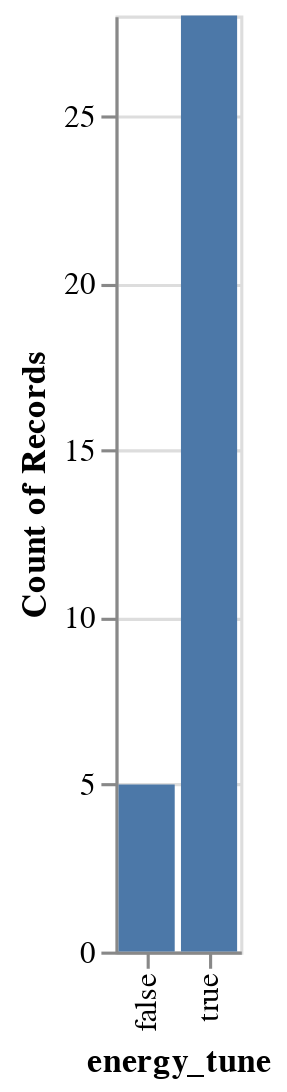

The notebook cell this image was saved under:
### Markdown cell above
###### Bar Chart 1: The Numbers of Energy Tunes

### Code cell
alt.Chart(feature_based_tracks).mark_bar().encode(
    x='energy_tune',
    y='count()'
)

### Figure 1 — Vega-Lite specification as saved in the notebook (floating-point values rounded to 4 significant figures)
{"config": {"view": {"continuousWidth": 400, "continuousHeight": 300}}, "data": {"name": "data-356e570a6e23ab3d7c5de7695208c6f1"}, "mark": "bar", "encoding": {"x": {"type": "nominal", "field": "energy_tune"}, "y": {"type": "quantitative", "aggregate": "count"}}, "$schema": "https://vega.github.io/schema/vega-lite/v4.8.1.json", "datasets": {"data-356e570a6e23ab3d7c5de7695208c6f1": [{"artist": "Various Artists", "album": "It's Always Sunny In Philadelphia (Music from the Original FX Series)", "track_name": "Off Broadway", "track_id": "7uSWYgt3MmFjLshyRdIgPL", "danceability": 0.602, "energy": 0.668, "key": 2, "loudness": -8.71, "mode": 1, "speechiness": 0.0352, "instrumentalness": 0.876, "liveness": 0.462, "valence": 0.849, "tempo": 150.1, "duration_ms": 150635, "time_signature": 4, "playlist": "Tom&Jerry", "energy_tune": true, "pace": "Fast"}, {"artist": "Vulfpeck", "album": "Mr Finish Line", "track_name": "Tee Time", "track_id": "3XxpR8oXqq5Km5X4LlS0pi", "danceability": 0.578, "energy": 0.889, "key": 6, "loudness": -9.708, "mode": 1, "speechiness": 0.0348, "instrumentalness": 0.73, "liveness": 0.0984, "valence": 0.868, "tempo": 141.0, "duration_ms": 169004, "time_signature": 4, "playlist": "Tom&Jerry", "energy_tune": true, "pace": "Fast"}, {"artist": "Various Artists", "album": "SUPER EUROBEAT presents INITIAL D 〜D SELECTION 2〜", "track_name": "LOVE & MONEY", "track_id": "16211VKpjM4Hh3MfIlcu4s", "danceability": 0.564, "energy": 0.971, "key": 9, "loudness": -5.338, "mode": 0, "speechiness": 0.0362, "instrumentalness": 0.132, "liveness": 0.223, "valence": 0.961, "tempo": 155.4, "duration_ms": 299933, "time_signature": 4, "playlist": "Tom&Jerry", "energy_tune": true, "pace": "Fast"}, {"artist": "Various Artists", "album": "SUPER EUROBEAT presents INITIAL D〜D SELECTION 3〜", "track_name": "NIGHT & DAY", "track_id": "1tYWuxQgXJqA4L4jACzjcK", "danceability": 0.38, "energy": 0.985, "key": 1, "loudness": -5.074, "mode": 0, "speechiness": 0.0548, "instrumentalness": 5.3e-05, "liveness": 0.226, "valence": 0.871, "tempo": 75.66, "duration_ms": 311300, "time_signature": 4, "playlist": "Tom&Jerry", "energy_tune": true, "pace": "Slow"}, {"artist": "Various Artists", "album": "The Fast And The Furious: Tokyo Drift (Original Motion Picture Soundtrack)", "track_name": "Speed", "track_id": "5EbTHYIQQtNNMloPNirkKi", "danceability": 0.413, "energy": 0.912, "key": 4, "loudness": -5.092, "mode": 0, "speechiness": 0.0878, "instrumentalness": 0.0203, "liveness": 0.14, "valence": 0.497, "tempo": 165.2, "duration_ms": 168587, "time_signature": 4, "playlist": "Tom&Jerry", "energy_tune": true, "pace": "Fast"}, {"artist": "Fatboy Slim", "album": "The Greatest Hits: Why Try Harder", "track_name": "Weapon Of Choice", "track_id": "08kB9HSfrcIi83rymwgjMz", "danceability": 0.626, "energy": 0.947, "key": 8, "loudness": -4.608, "mode": 0, "speechiness": 0.057, "instrumentalness": 0.78, "liveness": 0.209, "valence": 0.959, "tempo": 196.0, "duration_ms": 219813, "time_signature": 4, "playlist": "Tom&Jerry", "energy_tune": true, "pace": "Fast"}, {"artist": "Cory Wong", "album": "The Optimist", "track_name": "Jax", "track_id": "39PRMLzu72Nz6lSOCF3bWN", "danceability": 0.781, "energy": 0.84, "key": 5, "loudness": -7.689, "mode": 1, "speechiness": 0.0578, "instrumentalness": 0.834, "liveness": 0.0505, "valence": 0.698, "tempo": 112.0, "duration_ms": 252253, "time_signature": 4, "playlist": "Tom&Jerry", "energy_tune": true, "pace": "Fast"}, {"artist": "Ricky Martin", "album": "Ricky Martin", "track_name": "Livin' la Vida Loca", "track_id": "0Ph6L4l8dYUuXFmb71Ajnd", "danceability": 0.425, "energy": 0.954, "key": 1, "loudness": -3.756, "mode": 0, "speechiness": 0.0476, "instrumentalness": 0.0, "liveness": 0.0555, "valence": 0.933, "tempo": 178.0, "duration_ms": 243160, "time_signature": 4, "playlist": "Tom&Jerry", "energy_tune": true, "pace": "Fast"}, {"artist": "A Certain Ratio", "album": "Sextet", "track_name": "Lucinda", "track_id": "7km2akG0G3Z5STqoKrHZPf", "danceability": 0.69, "energy": 0.902, "key": 2, "loudness": -6.632, "mode": 1, "speechiness": 0.0686, "instrumentalness": 0.833, "liveness": 0.0923, "valence": 0.783, "tempo": 124.9, "duration_ms": 234813, "time_signature": 4, "playlist": "Tom&Jerry", "energy_tune": true, "pace": "Fast"}, {"artist": "Kristofer Maddigan", "album": "Cuphead (Original Soundtrack)", "track_name": "Fiery Frolic", "track_id": "02h2lqTc872LnYQ7TOFMmF", "danceability": 0.607, "energy": 0.679, "key": 7, "loudness": -6.221, "mode": 0, "speechiness": 0.114, "instrumentalness": 0.659, "liveness": 0.336, "valence": 0.715, "tempo": 150.2, "duration_ms": 217627, "time_signature": 4, "playlist": "Tom&Jerry", "energy_tune": true, "pace": "Fast"}, {"artist": "Ramones", "album": "Ramones (40th Anniversary Deluxe Edition; 2016 Remaster)", "track_name": "Blitzkrieg Bop - 2016 Remaster", "track_id": "4KcH1ZRV2W1q7Flq0QqC76", "danceability": 0.385, "energy": 0.783, "key": 9, "loudness": -2.533, "mode": 1, "speechiness": 0.233, "instrumentalness": 0.47, "liveness": 0.108, "valence": 0.902, "tempo": 176.7, "duration_ms": 134467, "time_signature": 4, "playlist": "Tom&Jerry", "energy_tune": true, "pace": "Fast"}, {"artist": "Carpenter Brut", "album": "Leather Teeth", "track_name": "Hairspray Hurricane", "track_id": "2x11x3cBABgQUDNMtTxMch", "danceability": 0.38, "energy": 0.83, "key": 2, "loudness": -3.742, "mode": 1, "speechiness": 0.0533, "instrumentalness": 0.934, "liveness": 0.275, "valence": 0.102, "tempo": 92.59, "duration_ms": 331507, "time_signature": 4, "playlist": "Tom&Jerry", "energy_tune": true, "pace": "Slow"}, {"artist": "Toby Fox", "album": "UNDERTALE Soundtrack", "track_name": "MEGALOVANIA", "track_id": "2WpstnkNuH6dUnm3fVLCpU", "danceability": 0.715, "energy": 0.612, "key": 7, "loudness": -9.85, "mode": 1, "speechiness": 0.0515, "instrumentalness": 0.864, "liveness": 0.0387, "valence": 0.95, "tempo": 120.0, "duration_ms": 156000, "time_signature": 4, "playlist": "Tom&Jerry", "energy_tune": true, "pace": "Fast"}, {"artist": "Elvis Presley", "album": "From Elvis in Memphis", "track_name": "Suspicious Minds", "track_id": "1H5IfYyIIAlgDX8zguUzns", "danceability": 0.487, "energy": 0.382, "key": 7, "loudness": -10.89, "mode": 1, "speechiness": 0.0309, "instrumentalness": 4.74e-06, "liveness": 0.411, "valence": 0.714, "tempo": 116.6, "duration_ms": 261280, "time_signature": 4, "playlist": "Stitch", "energy_tune": false, "pace": "Fast"}, {"artist": "Elvis Presley", "album": "Elvis' Golden Records, Vol. 3", "track_name": "Stuck on You", "track_id": "39zODpVtRvghMyfNjZ3BVK", "danceability": 0.647, "energy": 0.513, "key": 7, "loudness": -12.37, "mode": 1, "speechiness": 0.0421, "instrumentalness": 8.64e-06, "liveness": 0.108, "valence": 0.955, "tempo": 131.6, "duration_ms": 139640, "time_signature": 4, "playlist": "Stitch", "energy_tune": true, "pace": "Fast"}, {"artist": "Elvis Presley", "album": "Elvis' Golden Records", "track_name": "Hound Dog", "track_id": "64Ny7djQ6rNJspquof2KoX", "danceability": 0.494, "energy": 0.756, "key": 0, "loudness": -8.492, "mode": 1, "speechiness": 0.0499, "instrumentalness": 0.00505, "liveness": 0.76, "valence": 0.949, "tempo": 86.89, "duration_ms": 136027, "time_signature": 4, "playlist": "Stitch", "energy_tune": true, "pace": "Slow"}, {"artist": "Elvis Presley", "album": "Elvis 30 #1 Hits", "track_name": "(You're The) Devil in Disguise", "track_id": "0D1pEisM3QkiacGXJe5dmd", "danceability": 0.481, "energy": 0.733, "key": 5, "loudness": -7.633, "mode": 1, "speechiness": 0.165, "instrumentalness": 1.18e-05, "liveness": 0.108, "valence": 0.874, "tempo": 122.9, "duration_ms": 140427, "time_signature": 4, "playlist": "Stitch", "energy_tune": true, "pace": "Fast"}, {"artist": "Various Artists", "album": "Lilo & Stitch", "track_name": "He Mele No Lilo", "track_id": "3G9ZnSjGYyHx7e221v0qse", "danceability": 0.73, "energy": 0.331, "key": 2, "loudness": -12.43, "mode": 1, "speechiness": 0.0429, "instrumentalness": 0.000286, "liveness": 0.104, "valence": 0.394, "tempo": 126.6, "duration_ms": 148133, "time_signature": 4, "playlist": "Stitch", "energy_tune": false, "pace": "Fast"}, {"artist": "Elvis Presley", "album": "Elvis (Fool)", "track_name": "Burning Love", "track_id": "7zMUCLm1TN9o9JlLISztxO", "danceability": 0.66, "energy": 0.748, "key": 2, "loudness": -11.21, "mode": 1, "speechiness": 0.0284, "instrumentalness": 0.00585, "liveness": 0.283, "valence": 0.972, "tempo": 143.5, "duration_ms": 170293, "time_signature": 4, "playlist": "Stitch", "energy_tune": true, "pace": "Fast"}, {"artist": "Hank Williams", "album": "The Legend Lives Anew: Hank Williams, Sr. With Strings", "track_name": "I'm So Lonesome I Could Cry", "track_id": "4tj7IsJrn4MvesuhoY0JBy", "danceability": 0.524, "energy": 0.258, "key": 4, "loudness": -14.83, "mode": 1, "speechiness": 0.0287, "instrumentalness": 0.00164, "liveness": 0.328, "valence": 0.349, "tempo": 111.9, "duration_ms": 169067, "time_signature": 3, "playlist": "Stitch", "energy_tune": false, "pace": "Fast"}, {"artist": "Elvis Presley", "album": "Blue Hawaii", "track_name": "Aloha Oe", "track_id": "0a1OAjVB17jFlGegbhpQig", "danceability": 0.287, "energy": 0.278, "key": 7, "loudness": -15.65, "mode": 1, "speechiness": 0.0337, "instrumentalness": 5.35e-05, "liveness": 0.194, "valence": 0.254, "tempo": 98.77, "duration_ms": 114227, "time_signature": 3, "playlist": "Stitch", "energy_tune": false, "pace": "Slow"}, {"artist": "Various Artists", "album": "Lilo & Stitch", "track_name": "Stitch to the Rescue", "track_id": "1616uIpy5KwVqnKtIuyhcu", "danceability": 0.182, "energy": 0.105, "key": 2, "loudness": -18.31, "mode": 1, "speechiness": 0.0377, "instrumentalness": 0.518, "liveness": 0.0713, "valence": 0.0351, "tempo": 78.76, "duration_ms": 354827, "time_signature": 4, "playlist": "Stitch", "energy_tune": false, "pace": "Slow"}, {"artist": "Various Artists", "album": "Lilo & Stitch", "track_name": "Hawaiian Roller Coaster Ride", "track_id": "7GmiJVBAzWNikX5VkNQg85", "danceability": 0.702, "energy": 0.624, "key": 5, "loudness": -9.927, "mode": 1, "speechiness": 0.0285, "instrumentalness": 0.0152, "liveness": 0.0669, "valence": 0.947, "tempo": 114.5, "duration_ms": 208227, "time_signature": 4, "playlist": "Stitch", "energy_tune": true, "pace": "Fast"}, {"artist": "Various Artists", "album": "熱烈!アニソン魂 THE BEST カバー楽曲集 TVアニメシリーズ「デジモンシリーズ」 vol.1", "track_name": "Butter-Fly (デジモンアドベンチャー全話OP)", "track_id": "4A3G4Chh8DTJftwJEf5tOp", "danceability": 0.472, "energy": 0.907, "key": 2, "loudness": -4.545, "mode": 1, "speechiness": 0.0546, "instrumentalness": 0, "liveness": 0.0645, "valence": 0.441, "tempo": 165.0, "duration_ms": 257950, "time_signature": 4, "playlist": "Anime", "energy_tune": true, "pace": "Fast"}, {"artist": "毛毛", "album": "迪迦奥特曼", "track_name": "奇迹再现 - 《超人迪加》电视剧中文版片头曲", "track_id": "3zAieIyKyNODQn6y2sxbFq", "danceability": 0.457, "energy": 0.864, "key": 9, "loudness": -5.9, "mode": 1, "speechiness": 0.0838, "instrumentalness": 0, "liveness": 0.374, "valence": 0.441, "tempo": 159.8, "duration_ms": 236042, "time_signature": 4, "playlist": "Anime", "energy_tune": true, "pace": "Fast"}, {"artist": "Akano", "album": "Blue Bird (From \"Naruto Shippuden\")", "track_name": "Blue Bird (From \"Naruto Shippuden\")", "track_id": "1bEnIDpwKsyhDauHVoMz6t", "danceability": 0.594, "energy": 0.868, "key": 6, "loudness": -3.286, "mode": 0, "speechiness": 0.0606, "instrumentalness": 0, "liveness": 0.209, "valence": 0.691, "tempo": 152.0, "duration_ms": 100201, "time_signature": 4, "playlist": "Anime", "energy_tune": true, "pace": "Fast"}, {"artist": "Katsuo Ohno", "album": "「名探偵コナン から紅の恋歌」オリジナル・サウンドトラック", "track_name": "名探偵コナン メイン・テーマ(から紅ヴァージョン)", "track_id": "0RyQvri8BbQYChVVXSJnnL", "danceability": 0.269, "energy": 0.857, "key": 5, "loudness": -3.963, "mode": 0, "speechiness": 0.0495, "instrumentalness": 0.654, "liveness": 0.218, "valence": 0.689, "tempo": 131.9, "duration_ms": 186907, "time_signature": 4, "playlist": "Anime", "energy_tune": true, "pace": "Fast"}, {"artist": "Geek Music", "album": "Tom And Jerry Main Theme (From \"Tom And Jerry\")", "track_name": "Tom And Jerry Main Theme (From \"Tom And Jerry\")", "track_id": "5sFKd7dVlGoOuXl2usSZuW", "danceability": 0.544, "energy": 0.536, "key": 5, "loudness": -8.701, "mode": 1, "speechiness": 0.0357, "instrumentalness": 0.768, "liveness": 0.493, "valence": 0.514, "tempo": 156.0, "duration_ms": 65736, "time_signature": 3, "playlist": "Anime", "energy_tune": true, "pace": "Fast"}, {"artist": "Various Artists", "album": "喜羊羊与灰太狼之虎虎生威电影原声大碟", "track_name": "别看我只是一只羊 - 国", "track_id": "1gn9wcyLBChQcC3q7tKK8F", "danceability": 0.827, "energy": 0.507, "key": 0, "loudness": -6.392, "mode": 1, "speechiness": 0.0433, "instrumentalness": 0, "liveness": 0.068, "valence": 0.696, "tempo": 126.0, "duration_ms": 186467, "time_signature": 4, "playlist": "Anime", "energy_tune": true, "pace": "Fast"}, {"artist": "毛毛", "album": "迪迦奥特曼", "track_name": "永远的奥特曼 - 《迪迦奥特曼》中文片尾曲", "track_id": "4MskqNyksAQvAqnHEJmhTg", "danceability": 0.662, "energy": 0.872, "key": 4, "loudness": -6.223, "mode": 1, "speechiness": 0.0402, "instrumentalness": 2.11e-05, "liveness": 0.217, "valence": 0.579, "tempo": 130.0, "duration_ms": 197120, "time_signature": 4, "playlist": "Anime", "energy_tune": true, "pace": "Fast"}, {"artist": "Various Artists", "album": "アニソンLive大全集 熱烈!アニソン魂「アニたまLive」vol.1 in AJF 2004", "track_name": "ウィーアー! (ワンピース)", "track_id": "42esJ6BgSoV1DS3Onns03h", "danceability": 0.332, "energy": 0.975, "key": 8, "loudness": -6.182, "mode": 1, "speechiness": 0.106, "instrumentalness": 0, "liveness": 0.981, "valence": 0.268, "tempo": 167.9, "duration_ms": 262013, "time_signature": 4, "playlist": "Anime", "energy_tune": true, "pace": "Fast"}, {"artist": "牛奶@咖啡", "album": "越长大越孤单", "track_name": "快乐星猫", "track_id": "4Qzuh2Jp6MlIGjQPtYbZqi", "danceability": 0.543, "energy": 0.866, "key": 2, "loudness": -4.925, "mode": 1, "speechiness": 0.0689, "instrumentalness": 0, "liveness": 0.0236, "valence": 0.453, "tempo": 160.0, "duration_ms": 194160, "time_signature": 4, "playlist": "Anime", "energy_tune": true, "pace": "Fast"}, {"artist": "Toshio Masuda", "album": "NARUTO -ナルト- オリジナルサウンドトラック", "track_name": "NARUTO Main Theme", "track_id": "5kKloaKFvAuDNFi8m52hxy", "danceability": 0.525, "energy": 0.766, "key": 4, "loudness": -8.448, "mode": 0, "speechiness": 0.0438, "instrumentalness": 0.00235, "liveness": 0.125, "valence": 0.383, "tempo": 120.0, "duration_ms": 266920, "time_signature": 4, "playlist": "Anime", "energy_tune": true, "pace": "Fast"}]}}
